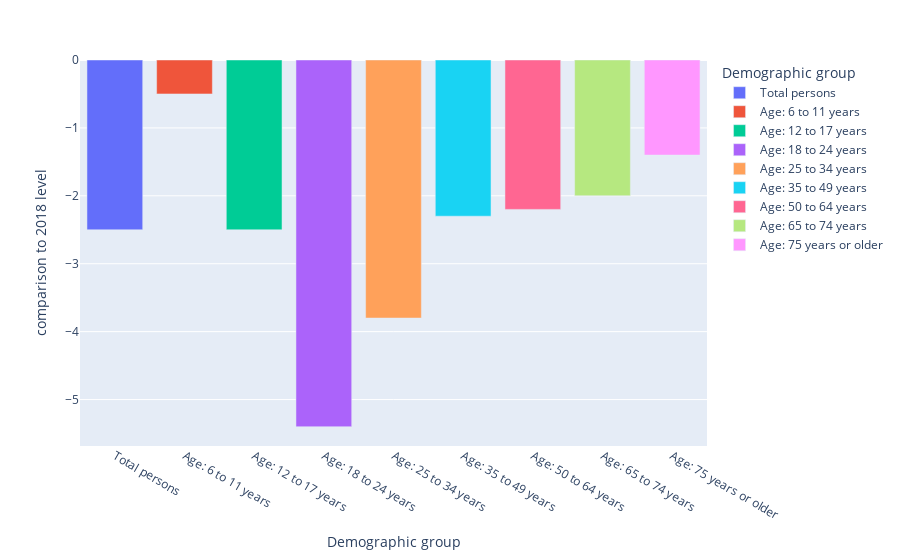

Notebook cell for this chart:
### Markdown cell above
#### Observations :
What is interesting to note is that for people 35 years old and older, the gap with the mean is quite constant during the pandemic, and is even reduced for some categories. Post-covid gaps are generally less important but still negative. Thus, we can imagine that people aged 35 and more were less impacted by the pandemic than other categories. This can maybe be explained by the fact that a lot of younger persons, who make up the bulk of public transport traffic, stopped using public transport because of schools and universities closing, whereas certain necessary workplaces were still open.

### Code cell
px.bar(data_frame = df_age2[(df_age2['year'] == '2022')], x='Demographic group', y='comparison to 2018 level', color='Demographic group')

### Figure 1 — Plotly figure (JSON) as saved in the notebook; plotly's stock layout.template omitted (floating-point values rounded to 4 significant figures)
{"data": [{"alignmentgroup": "True", "hovertemplate": "Demographic group=%{x}<br>comparison to 2018 level=%{y}<extra></extra>", "legendgroup": "Total persons", "marker": {"color": "#636efa", "pattern": {"shape": ""}}, "name": "Total persons", "offsetgroup": "Total persons", "orientation": "v", "showlegend": true, "textposition": "auto", "type": "bar", "x": ["Total persons"], "xaxis": "x", "y": [-2.5], "yaxis": "y"}, {"alignmentgroup": "True", "hovertemplate": "Demographic group=%{x}<br>comparison to 2018 level=%{y}<extra></extra>", "legendgroup": "Age: 6 to 11 years", "marker": {"color": "#EF553B", "pattern": {"shape": ""}}, "name": "Age: 6 to 11 years", "offsetgroup": "Age: 6 to 11 years", "orientation": "v", "showlegend": true, "textposition": "auto", "type": "bar", "x": ["Age: 6 to 11 years"], "xaxis": "x", "y": [-0.5], "yaxis": "y"}, {"alignmentgroup": "True", "hovertemplate": "Demographic group=%{x}<br>comparison to 2018 level=%{y}<extra></extra>", "legendgroup": "Age: 12 to 17 years", "marker": {"color": "#00cc96", "pattern": {"shape": ""}}, "name": "Age: 12 to 17 years", "offsetgroup": "Age: 12 to 17 years", "orientation": "v", "showlegend": true, "textposition": "auto", "type": "bar", "x": ["Age: 12 to 17 years"], "xaxis": "x", "y": [-2.5], "yaxis": "y"}, {"alignmentgroup": "True", "hovertemplate": "Demographic group=%{x}<br>comparison to 2018 level=%{y}<extra></extra>", "legendgroup": "Age: 18 to 24 years", "marker": {"color": "#ab63fa", "pattern": {"shape": ""}}, "name": "Age: 18 to 24 years", "offsetgroup": "Age: 18 to 24 years", "orientation": "v", "showlegend": true, "textposition": "auto", "type": "bar", "x": ["Age: 18 to 24 years"], "xaxis": "x", "y": [-5.4], "yaxis": "y"}, {"alignmentgroup": "True", "hovertemplate": "Demographic group=%{x}<br>comparison to 2018 level=%{y}<extra></extra>", "legendgroup": "Age: 25 to 34 years", "marker": {"color": "#FFA15A", "pattern": {"shape": ""}}, "name": "Age: 25 to 34 years", "offsetgroup": "Age: 25 to 34 years", "orientation": "v", "showlegend": true, "textposition": "auto", "type": "bar", "x": ["Age: 25 to 34 years"], "xaxis": "x", "y": [-3.8], "yaxis": "y"}, {"alignmentgroup": "True", "hovertemplate": "Demographic group=%{x}<br>comparison to 2018 level=%{y}<extra></extra>", "legendgroup": "Age: 35 to 49 years", "marker": {"color": "#19d3f3", "pattern": {"shape": ""}}, "name": "Age: 35 to 49 years", "offsetgroup": "Age: 35 to 49 years", "orientation": "v", "showlegend": true, "textposition": "auto", "type": "bar", "x": ["Age: 35 to 49 years"], "xaxis": "x", "y": [-2.3], "yaxis": "y"}, {"alignmentgroup": "True", "hovertemplate": "Demographic group=%{x}<br>comparison to 2018 level=%{y}<extra></extra>", "legendgroup": "Age: 50 to 64 years", "marker": {"color": "#FF6692", "pattern": {"shape": ""}}, "name": "Age: 50 to 64 years", "offsetgroup": "Age: 50 to 64 years", "orientation": "v", "showlegend": true, "textposition": "auto", "type": "bar", "x": ["Age: 50 to 64 years"], "xaxis": "x", "y": [-2.2], "yaxis": "y"}, {"alignmentgroup": "True", "hovertemplate": "Demographic group=%{x}<br>comparison to 2018 level=%{y}<extra></extra>", "legendgroup": "Age: 65 to 74 years", "marker": {"color": "#B6E880", "pattern": {"shape": ""}}, "name": "Age: 65 to 74 years", "offsetgroup": "Age: 65 to 74 years", "orientation": "v", "showlegend": true, "textposition": "auto", "type": "bar", "x": ["Age: 65 to 74 years"], "xaxis": "x", "y": [-2], "yaxis": "y"}, {"alignmentgroup": "True", "hovertemplate": "Demographic group=%{x}<br>comparison to 2018 level=%{y}<extra></extra>", "legendgroup": "Age: 75 years or older", "marker": {"color": "#FF97FF", "pattern": {"shape": ""}}, "name": "Age: 75 years or older", "offsetgroup": "Age: 75 years or older", "orientation": "v", "showlegend": true, "textposition": "auto", "type": "bar", "x": ["Age: 75 years or older"], "xaxis": "x", "y": [-1.4], "yaxis": "y"}], "layout": {"barmode": "relative", "legend": {"title": {"text": "Demographic group"}, "tracegroupgap": 0}, "margin": {"t": 60}, "xaxis": {"anchor": "y", "categoryarray": ["Total persons", "Age: 6 to 11 years", "Age: 12 to 17 years", "Age: 18 to 24 years", "Age: 25 to 34 years", "Age: 35 to 49 years", "Age: 50 to 64 years", "Age: 65 to 74 years", "Age: 75 years or older"], "categoryorder": "array", "domain": [0, 1], "title": {"text": "Demographic group"}}, "yaxis": {"anchor": "x", "domain": [0, 1], "title": {"text": "comparison to 2018 level"}}}}
